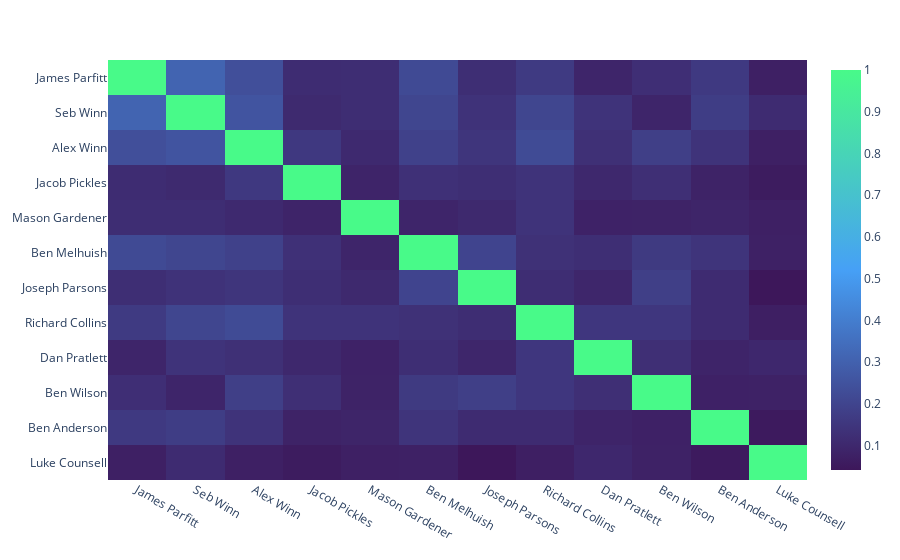

This figure's notebook cell:
### Code cell
colorscale = [
    [0, "rgba(61,23,90,255)"],
    [0.5, "rgba(70,160,246,255)"],
    [1, "rgba(72,250,137,255)"],
]
fig = px.imshow(
    sim_df, text_auto=False, aspect="auto", color_continuous_scale=colorscale
)
fig

### Figure 1 — Plotly figure (JSON) as saved in the notebook; plotly's stock layout.template omitted (floating-point values rounded to 4 significant figures; data arrays with more than 128 entries replaced by an {"elided": "..."} marker saying what was removed)
{"data": [{"coloraxis": "coloraxis", "hovertemplate": "x: %{x}<br>y: %{y}<br>color: %{z}<extra></extra>", "name": "0", "type": "heatmap", "x": ["James Parfitt", "Seb Winn", "Alex Winn", "Jacob Pickles", "Mason Gardener", "Ben Melhuish", "Joseph Parsons", "Richard Collins", "Dan Pratlett", "Ben Wilson", "Ben Anderson", "Luke Counsell"], "xaxis": "x", "y": ["James Parfitt", "Seb Winn", "Alex Winn", "Jacob Pickles", "Mason Gardener", "Ben Melhuish", "Joseph Parsons", "Richard Collins", "Dan Pratlett", "Ben Wilson", "Ben Anderson", "Luke Counsell"], "yaxis": "y", "z": {"elided": "12x12 float values"}}], "layout": {"coloraxis": {"colorscale": [[0, "rgba(61,23,90,255)"], [0.5, "rgba(70,160,246,255)"], [1, "rgba(72,250,137,255)"]]}, "margin": {"t": 60}, "xaxis": {"anchor": "y", "domain": [0, 1]}, "yaxis": {"anchor": "x", "autorange": "reversed", "domain": [0, 1]}}}
